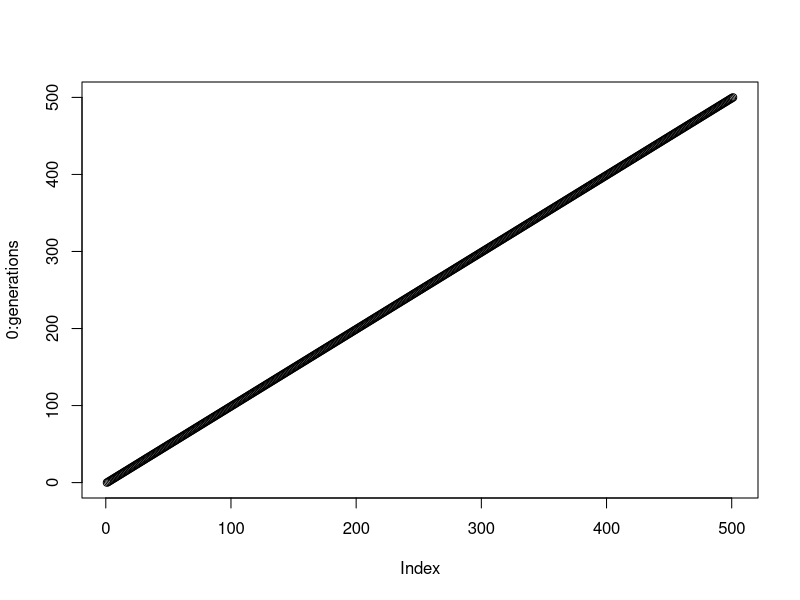
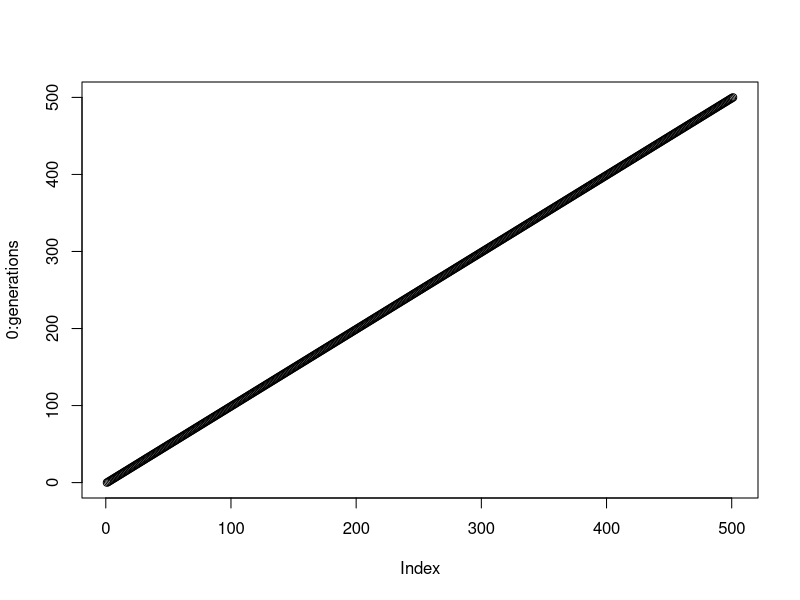

Source code (R) for these figures, in order: (Note: this script raises an error after producing the figures.)




# Input Parameters --------------------------------------------------------


strategies <- c("COOPERATE", "DEFECT")
payoff_mx <- matrix(data = c(3,0,5,1), byrow = TRUE, nrow = 2, ncol = 2, dimnames = list(strategies, strategies))
start_pop = c(0.7, 0.3)
k = 0.01
generations = 500


# Run Simulation ----------------------------------------------------------


results <- matrix(data = NA, ncol = length(strategies), nrow = generations + 1)
colnames(results) <- strategies
results[1,] <- start_pop 
for (g in 1:generations) {
  a <- payoff_mx
  p <- results[g,]
  Y <- colSums(p * t(a))     # EQ[2] Calculate Y: average payoff yields (vector, per strategy)
  M <- sum(p * Y)            # Eq[3] Calculate M: overall/societal mean of Y yields (atomic)
  delta_p <- k * p * (Y - M) # EQ[1] Calculate delta_P: change in the population at each time step (vector, per strategy)
  results[g+1,] <- results[g,] + delta_p
}


# Plot --------------------------------------------------------------------

plot(x = 0:generations, y = )
plot(x = 0:generations, y = )

plot(x=0:generations, type = "n", ylim = range(c(y1, y2)), 
     xlab = "X-axis", 
     ylab = "Y-axis", 
     main = "Overlapping Line Plots")

# Add the first line
lines(x=0:generations, y=results[,"COOPERATE"], col = "blue")

# Add the second line
lines(x=0:generations, y=results[,"DEFECT"], col = "red")